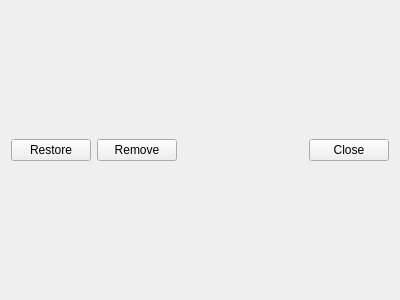
<?xml version="1.0" encoding="UTF-8"?>
<ui version="4.0">
 <class>LibraryWindow</class>
 <widget class="QWidget" name="LibraryWindow">
  <property name="geometry">
   <rect>
    <x>0</x>
    <y>0</y>
    <width>400</width>
    <height>300</height>
   </rect>
  </property>
  <property name="windowTitle">
   <string>Library</string>
  </property>
  <layout class="QGridLayout" name="gridLayout" rowstretch="1,0">
   <item row="0" column="0">
    <layout class="QVBoxLayout" name="collectionLayout"/>
   </item>
   <item row="0" column="1">
    <layout class="QVBoxLayout" name="playlistLayout"/>
   </item>
   <item row="1" column="0" colspan="2">
    <layout class="QHBoxLayout" name="horizontalLayout">
     <item>
      <widget class="QPushButton" name="restorePlaylist">
       <property name="text">
        <string>Restore</string>
       </property>
      </widget>
     </item>
     <item>
      <widget class="QPushButton" name="removePlaylist">
       <property name="text">
        <string>Remove</string>
       </property>
      </widget>
     </item>
     <item>
      <spacer name="horizontalSpacer">
       <property name="orientation">
        <enum>Qt::Horizontal</enum>
       </property>
       <property name="sizeHint" stdset="0">
        <size>
         <width>40</width>
         <height>20</height>
        </size>
       </property>
      </spacer>
     </item>
     <item>
      <widget class="QPushButton" name="closeWindow">
       <property name="text">
        <string>Close</string>
       </property>
      </widget>
     </item>
    </layout>
   </item>
  </layout>
 </widget>
 <resources/>
 <connections>
  <connection>
   <sender>closeWindow</sender>
   <signal>clicked()</signal>
   <receiver>LibraryWindow</receiver>
   <slot>close()</slot>
   <hints>
    <hint type="sourcelabel">
     <x>349</x>
     <y>276</y>
    </hint>
    <hint type="destinationlabel">
     <x>199</x>
     <y>149</y>
    </hint>
   </hints>
  </connection>
 </connections>
</ui>
